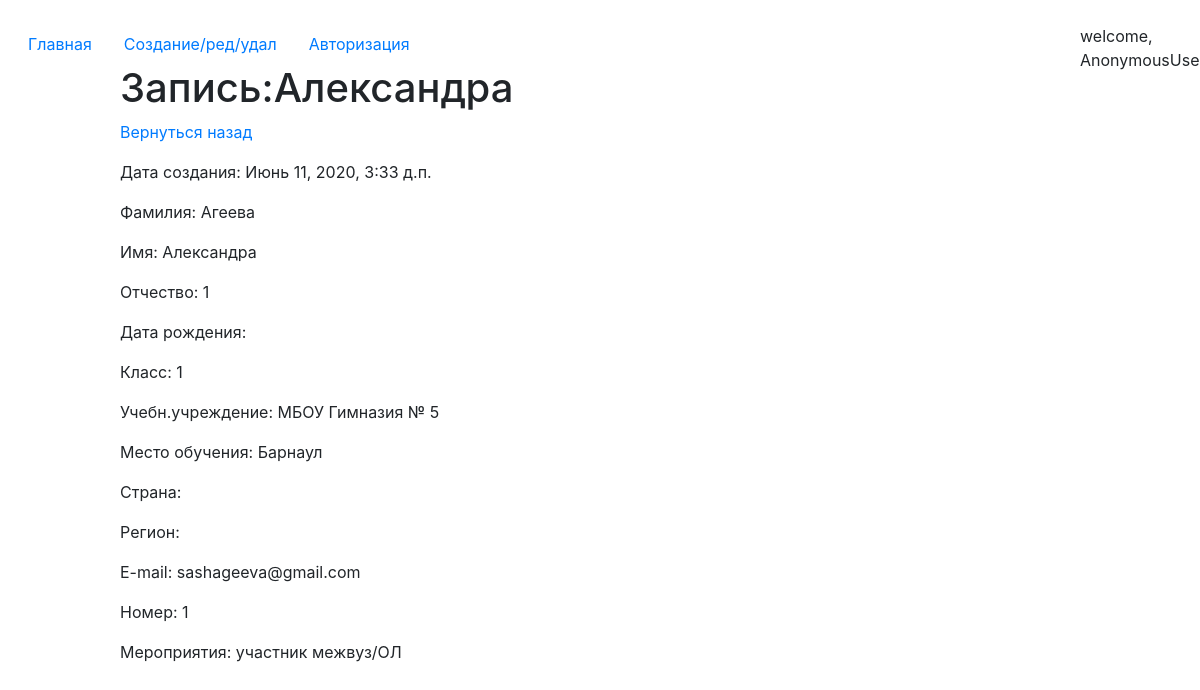
The app's page /detail/7 with its own data.
### core/models.py (models this page shows, shortened)
class Records(models.Model):
    create_date = models.DateTimeField(auto_now = True)
    second_name = models.CharField(max_length = 15, verbose_name = "Фамилия")
    first_name = models.CharField(max_length=15, verbose_name="Имя")
    patronymic = models.CharField(max_length=20, verbose_name="Отчество")
    the_class = models.CharField(max_length=2, verbose_name="Класс")
    educational_institution = models.CharField(max_length=50, verbose_name="Учеб.учреждение")
    place_of_study = models.CharField(max_length=15, verbose_name="Место обучения")
    e_mail = models.CharField(max_length=20, verbose_name="Email")
    phone_number = models.CharField(max_length=11, verbose_name="Телефон")
    events = models.CharField(max_length=200, verbose_name="Мероприятия")
    class Meta:
        verbose_name = "запись"
        verbose_name_plural = "Записи"

### core/views.py (the view)
# urls.py: path('detail/<int:pk>', views.WorkDetailView.as_view(), name='detail_page'),
class WorkDetailView(DetailView):
    model = Records
    template_name = 'detail.html'
    context_object_name = 'get_record'

### templates/detail.html
{% extends 'index.html' %}
{% block content %}
      <h1 style = "padding-left: 10%;left:25%">Запись:{{get_record.first_name}}</h1>
      <p style = "padding-left: 10%;left:25%"><a href = "/">Вернуться назад</a></p>
      <p style = "padding-left: 10%;left:25%">Дата создания: {{get_record.create_date}}</p>
      <p style = "padding-left: 10%;left:25%">Фамилия: {{get_record.second_name}}</p>
      <p style = "padding-left: 10%;left:25%">Имя: {{get_record.first_name}}</p>
      <p style = "padding-left: 10%;left:25%">Отчество: {{get_record.patronymic}}</p>
      <p style = "padding-left: 10%;left:25%">Дата рождения: {{get_record.date_of_birth}}</p>
      <p style = "padding-left: 10%;left:25%">Класс: {{get_record.the_class}}</p>
      <p style = "padding-left: 10%;left:25%">Учебн.учреждение: {{get_record.educational_institution}}</p>
      <p style = "padding-left: 10%;left:25%">Место обучения: {{get_record.place_of_study}}</p>
      <p style = "padding-left: 10%;left:25%">Страна: {{get_record.country}}</p>
      <p style = "padding-left: 10%;left:25%">Регион: {{get_record.region}}</p>
      <p style = "padding-left: 10%;left:25%">E-mail: {{get_record.e_mail}}</p>
      <p style = "padding-left: 10%;left:25%">Номер: {{get_record.phone_number}}</p>
      <p style = "padding-left: 10%;left:25%">Мероприятия: {{get_record.events}}</p>
{% endblock %}

### records on screen
Records: first_name "Александра", create_date "Июнь 11, 2020, 3:33 д.п.", second_name "Агеева", patronymic "1", the_class "1", educational_institution "МБОУ Гимназия № 5", place_of_study "Барнаул", e_mail "sashageeva@gmail.com", phone_number "1", events "участник межвуз/ОЛ"
